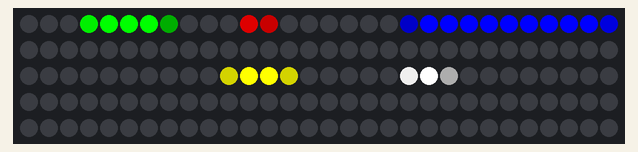
The sketch below on a simulated Arduino Uno, built with avr-gcc and run on an emulated ATmega328P. On the bench: 150 RGB LEDs in strip order, left to right, continuing on the next row.

Above: at 0.19 s.
At 5.09 s:
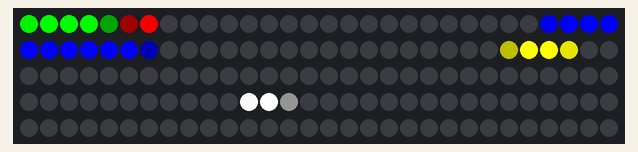
At 10.12 s:
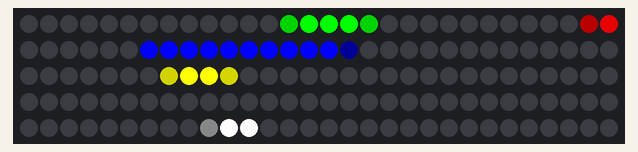
At 20.19 s:
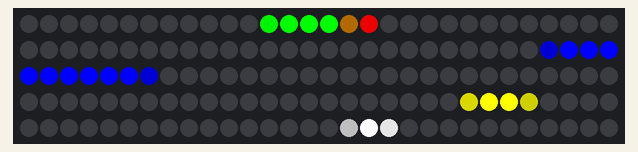
At 30.0 s:
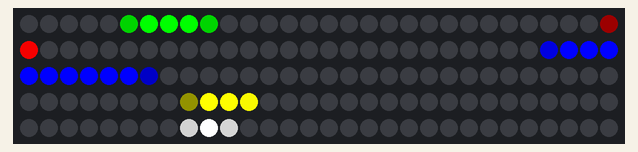
At 39.8 s:
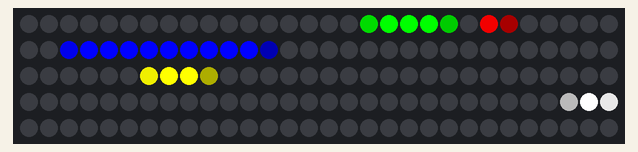

The sketch:

trains.ino
```cpp
#define NO_CORRECTION 1
#include <FastLED.h>
#define DISPLAY_LENGTH 150
#define NUM_TRAINS 5


CRGB disp[DISPLAY_LENGTH];

struct train {
	float		mass;
	CRGB		color;
	float		position;
	float		velocity;
};

train trains[NUM_TRAINS];
float interval = 0.001;

/*
* This function does a physical step of the train collisions.
* The positions of the trains are calculated based on their velocities, collisions and the time interval
* timeInterval - The step in time that this function will be calculating
*/
void updateTrains(float timeInterval) {
	for (int i = 0; i < NUM_TRAINS; i++) {
		train* train1 = &trains[i];
		float futurePos1 = train1->position + train1->velocity*timeInterval; // Calculate the position this train would end up in if no collisions occur
		for (int j = i+1; j < NUM_TRAINS; j++) {  // For each possible set of trains, check for collisions
			train* train2 = &trains[j];
			float futurePos2 = train2->position + train2->velocity*timeInterval;
			if ((futurePos2 >= futurePos1 && futurePos2 <= futurePos1 + train1->mass) ||
				(futurePos1 >= futurePos2 && futurePos1 <= futurePos2 + train2->mass)) { // A collision occurs if one train's would-be position is within the length of another train's would-be position
				float v1 = train1->velocity;
				float v2 = train2->velocity;
				train1->velocity = (train1->mass*v1 - train2->mass*v1 + 2 * train2->mass*v2) / (train1->mass + train2->mass); // Fancy maths for elastic collisions
				train2->velocity = (2 * train1->mass*v1 - train1->mass*v2 + train2->mass*v2) / (train1->mass + train2->mass);

				// Update train1 position for any simultaneous collisions
				futurePos1 = train1->position + train1->velocity*timeInterval;

			}
		}
		if (futurePos1 <= 0 || futurePos1 + train1->mass >= DISPLAY_LENGTH) { // The side of the track has been hit
			train1->velocity *= -1;
			futurePos1 = train1->position + train1->velocity*timeInterval;
		}
		// Train1 has final velocity now so position can be recorded
		train1->position = futurePos1;
	}
}

/*
* This function takes the list of trains and determines which pixels they should fill
* antialiasing - If true, pixels will light partially as trains approach. If false, pixels will light when half-filled by a train.
*/
void drawTrains(boolean antialiasing) {
	for (int i = 0; i < DISPLAY_LENGTH; i++) {
		disp[i].r = 0; disp[i].g = 0; disp[i].b = 0;
		for (int j = 0; j < NUM_TRAINS; j++) {
			train* train = &trains[j];
			float area = train->mass - ((max(train->position + train->mass, i + 1) - (i + 1)) - (max(train->position, i + 1) - (i + 1))) - (min(train->position + train->mass, i) - min(train->position,i));
			if (antialiasing) {
				disp[i].r += area*train->color.r;
				disp[i].g += area*train->color.g;
				disp[i].b += area*train->color.b;
			}
			else if (!antialiasing && area > .5) {
				disp[i].r = train->color.r;
				disp[i].g = train->color.g;
				disp[i].b = train->color.b;
			}
		}
	}
}

void setup() {
  FastLED.addLeds<APA102, 42, GRB>(disp, DISPLAY_LENGTH);
  trains[0].mass = 1;
  trains[0].color = CRGB(255,0,0);
  trains[0].position = 10;
  trains[0].velocity = 1400;
  trains[1].mass = 4;
  trains[1].color = CRGB(0,255,0);
  trains[1].position = 3;
  trains[1].velocity = 200;
  trains[2].mass = 10;
  trains[2].color = CRGB(0,0,255);
  trains[2].position = 20;
  trains[2].velocity = -400;
  trains[3].mass = 3;
  trains[3].color = CRGB(255,255,0);
  trains[3].position = 70;
  trains[3].velocity = 500;
  trains[4].mass = 2;
  trains[4].color = CRGB(255,255,255);
  trains[4].position = 80;
  trains[4].velocity = -800;
}

void loop() {
  updateTrains(interval);
  drawTrains(true);
  FastLED.show();
  delay(interval*1000);
}
```
